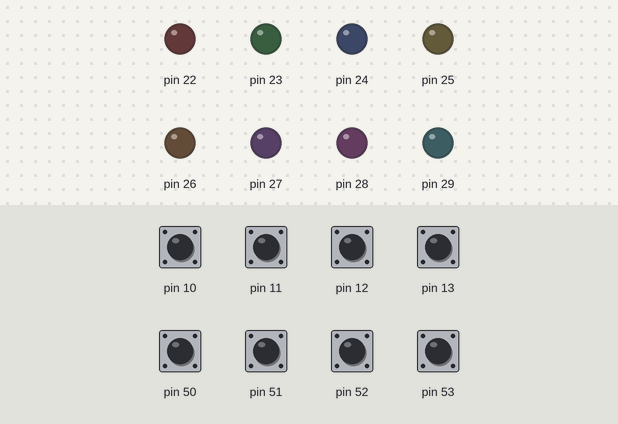
Recording of a sketch running on a simulated Arduino Mega 2560, built with avr-gcc and run on an emulated ATmega2560. On the bench: output pins drawn as LEDs (lit = HIGH). The test bench sets the inputs (shaded band); at power-on: pin 10–13, pin 50–53 LOW.

Above: at 1.2 s.
1.3 s: pin 10 driven HIGH
At 1.4 s:
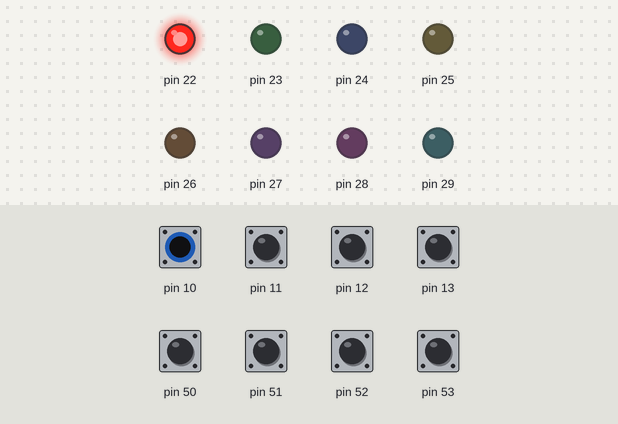
At 1.84 s:
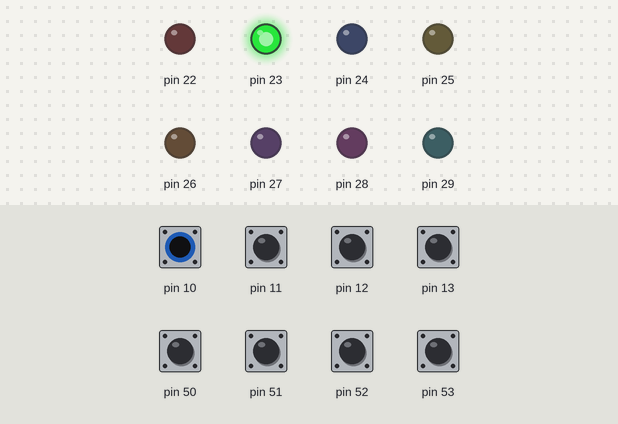
Timing chart, 0 to 13.3 s (numbered marks = the images above; inputs shaded):
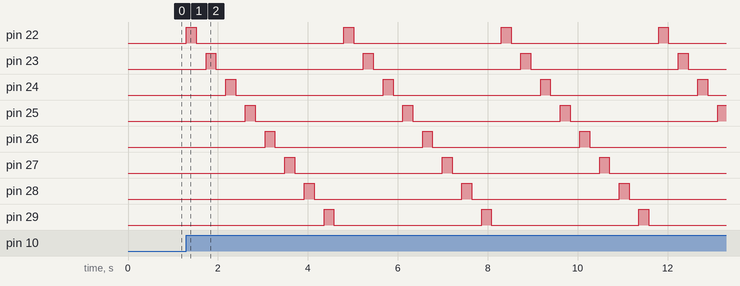

Measured:
- after the input at 1.3 s, pin 22: alternates HIGH for 0.22 s and LOW for 3.3 s, starting at once; pin 23: alternates HIGH for 0.22 s and LOW for 3.3 s, starting after 0.44 s

The sketch:

ETALVIS_Problem_08_09.ino
```cpp
//EMBEDDED SYSTEMS PROGRAMMING - GPIO
//SWITCH MONITOR  PROBLEMS
//SET 08 PROBLEM 09
//Connect 8 LEDs on PORT A and connect 8 push button switches on PORT B
//Press  any switch glow 0th LED ON delay,OFF,1st LED ON delay OFF,.......,7th LED ON delay, OFF.
void delay1(void);
void setup() {
  // put your setup code here, to run once:
  volatile char *ddra, *ddrb;
  ddra = 0x21; ddrb = 0x24;
  *ddra = 0xFF; // Set Port A as output
  *ddrb = 0x00; // Set Port B as output
}

void loop() {
  // put your main code here, to run repeatedly:
  volatile char *outA, *inB, x;
  outA = 0x22; inB = 0x23;
  x = *inB;
  unsigned char digit [8] = {0x01, 0x02, 0x04, 0x08, 0x10, 0x20, 0x40, 0x80};

  int count = 0;
  while (x) {
    for (count = 0; count < 8; count++) {
      *outA = digit[count];
      delay1();
      *outA = 0x00;
      delay1();
    }
  }
}
void delay1(void)
{
  volatile long d;
  for (d = 0; d < 100000; d++);
}
```
